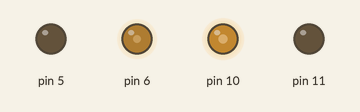
This sketch was run on a simulated Arduino Uno, built with avr-gcc and run on an emulated ATmega328P. On the bench: output pins drawn as LEDs (lit = HIGH).

Above: at 0.05 s.
At 2.25 s:
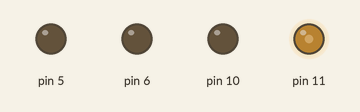
At 4.45 s:
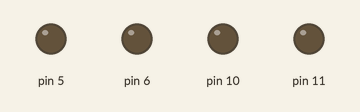
At 8.7 s:
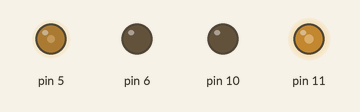
Timing chart, 0 to 11.3 s (numbered marks = the images above):
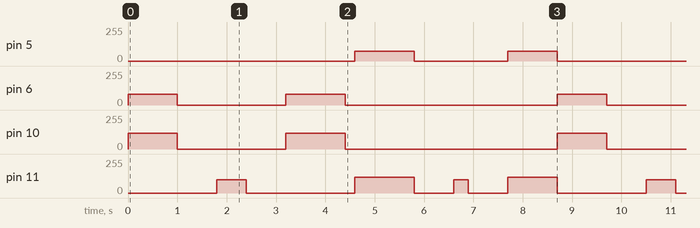

Measured:
- by itself, pin 5: repeats every 8.7 s: 0/255 1.9 s, 73/255 1.0 s, 0/255 4.6 s, 73/255 1.2 s
- by itself, pin 6: repeats every 8.7 s: 0/255 2.2 s, 80/255 1.2 s, 0/255 4.3 s, 80/255 1.0 s
- by itself, pin 10: repeats every 8.7 s: 0/255 2.2 s, 120/255 1.2 s, 0/255 4.3 s, 120/255 1.0 s
- by itself, pin 11: repeats every 8.7 s: 0/255 2.2 s, 120/255 1.2 s, 0/255 0.80 s, 100/255 0.30 s, 0/255 0.80 s, 120/255 1.0 s, 0/255 1.8 s, 100/255 0.60 s

The sketch:

lab03_Group18_Bonus_Y.ino
```cpp
void setup() {
  pinMode(5,OUTPUT);
  pinMode(6,OUTPUT);
  pinMode(10,OUTPUT);
  pinMode(11,OUTPUT);
}
void loop() {
  back(1000);
  s(800);
  turn_R(600);
  s(800);
  back(1200);
  s(200);
  forward(1200);
  s(800);
  turn_R(300);
  s(800);
  forward(1000);
}
void forward(int t){
  analogWrite(5,73);
  analogWrite(6,0);
  analogWrite(10,0);
  analogWrite(11,120);
  delay(t);}
 void back(int t){
  analogWrite(5,0);
  analogWrite(6,80);
  analogWrite(10,120);
  analogWrite(11,0);
  delay(t);}
 void turn_L(int t){
  analogWrite(5,100);
  analogWrite(6,0);
  analogWrite(10,0);
  analogWrite(11,0);
  delay(t);}
 void turn_R(int t){
  analogWrite(5,0);
  analogWrite(6,0);
  analogWrite(10,0);
  analogWrite(11,100);
  delay(t);}
 void s(int t){
  analogWrite(5,0);
  analogWrite(6,0);
  analogWrite(10,0);
  analogWrite(11,0);
  delay(t);}
```
